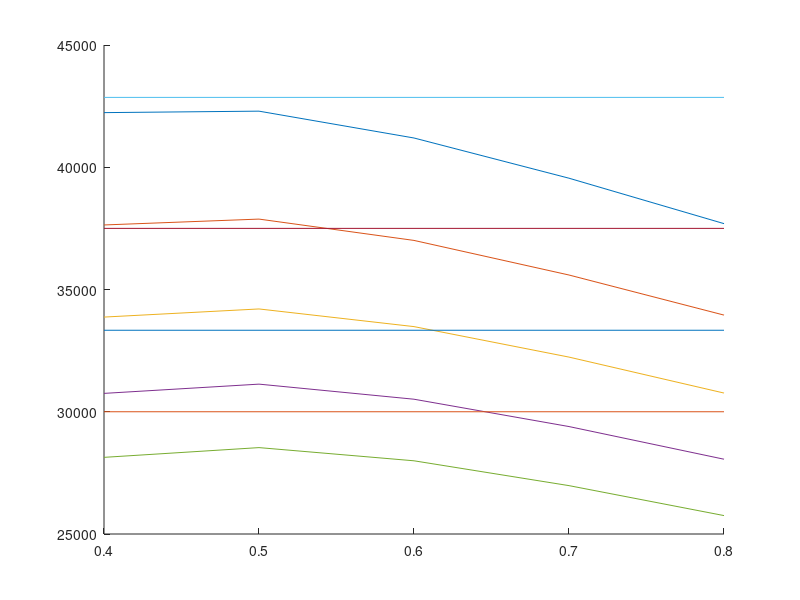

Write MATLAB code to recreate this figure. (Note: this script raises an error after producing the figure.)
clc; clear; close all;
%% Treball de disseny d'un compressor axial per a l'assignatura de sistemes
%propulsios d'aeronaus.
%Introduccio de dades:
g=9.81; %m/s2
TAUc=300000; %J/kg
G=21.38; %kg/s
Pat=1; %kg/cm2
Pat=Pat*g*10000;
Tat=288; %K
gamma=1.4;
Rgas=286.8; %J/kgK
Rreac=0.5;
M=0.8;
Cp=1004; %J/kgK
lambda=0.7;
sigmAl=(39/4)*10^6; %kg/m2
rho=2800; %kg/m2
%Inicialitzacio dels valor comuns de solidesa i coeficient de flux
sigma=[0.4 0.6 0.8 1 1.2];
flux=[0.4 0.5 0.6 0.7 0.8];
N=size(sigma,2);
for i=1:N %Per a les N sigma
    for j=1:N %Per als N coef de flux
        %Calcul betas
        betA(i,j)=atan(1/2*(1.55/(1+1.55*sigma(i))+1/flux(j)));
        betB(i,j)=atan(1/flux(j)-tan(betA(i,j)));
        betM(i,j)=atan(1/(2*flux(j)));
        %Calcul CL, CLi i CD
        a=tan(betM(i,j))*0.018;
        c=tan(betM(i,j))*(0.021*0.02/2.5*sigma(i))-2*sigma(i)*(tan(betA(i,j))-tan(betB(i,j)))*cos(betM(i,j));
        p=[a 1 c];
        root=roots(p);
        CL(i,j)=root(2);
        CD(i,j)=0.021+0.02/2.5*sigma(i)+0.018*CL(i,j)^2;
        CLi(i,j)=2*sigma(i)*(tan(betA(i,j))-tan(betB(i,j)))*cos(betM(i,j));
        %Rendiment per esglao
        ETAesg(i,j)=1-CD(i,j)/CLi(i,j)*(2*flux(j)+1/(2*flux(j)));
        %Velocitat axial. Aquesta velocitat haura d'estar entre 150 i 180
        %m/s
        Vz(i,j)=sqrt((M^2*gamma*Rgas*Tat)/(1/(cos(betA(i,j)))^2+(M^2*gamma*Rgas)/(2*Cp*(cos(betB(i,j)))^2)));
        %Velocitat tangencial. El valor maxim d'aquesta velocitat es 320
        %m/s
        U(i,j)=Vz(i,j)/flux(j);
        %Treball per esglao
        TAUesg(i,j)=U(i,j)*Vz(i,j)*(tan(betA(i,j))-tan(betB(i,j)));
        rire(i,j)=(U(i,j)^2-sigmAl*g/(2*lambda*rho))/(U(i,j)^2+sigmAl*g/(2*lambda*rho)); %OJO unidades
        
        Wa(i,j)=Vz(i,j)/cos(betA(i,j));
        Va(i,j)=sqrt((Vz(i,j)*sin(betA(i,j))/cos(betA(i,j))-U(i,j))^2+Vz(i,j)^2);
        Ta(i,j)=Tat-Va(i,j)^2/(2*Cp);
        Pa(i,j)=Pat/(1+Wa(i,j)^2/(2*Rgas*Ta(i,j)));
        rhoa(i,j)=Pa(i,j)/(Rgas*Ta(i,j));
        re(i,j)=sqrt(G/(pi*(1-rire(i,j)^2)*Vz(i,j)*rhoa(i,j)));
        ri(i,j)=rire(i,j)*re(i,j);
        h(i,j)=re(i,j)-ri(i,j);
        rm(i,j)=(re(i,j)+ri(i,j))/2;
        RPM(i,j)=60*U(i,j)/(2*pi*rm(i,j));        
    end
end

%% Seleccio de parametres
n = [ 7 8 9 10];
TAUstage = TAUc./n;
for ii = 1 : 4
    TAUstagePlot(:,ii) = TAUstage(ii)*ones(N,1);
end

figure();
hold on
plot(flux, TAUesg'); 
plot(flux, TAUstagePlot);
hold off

% Seleccionar flux de tall amb el necessari (mirant el grafic anterior)
FLUX(1) = 0;
FLUX(2) = interpolarPunt( 3.75e4, 3.788e4, 3.701e4, 0.6, 0.5 ); %[Y, Xa, Xb, Yb, Ya]
FLUX(3) = interpolarPunt( 3.333e4, 3.348e4, 3.224e4, 0.7, 0.6 );
FLUX(4) = interpolarPunt( 3e4, 3.051e4, 2.939e4, 0.7, 0.6 );
FLUX(5) = 0;

%Trobar rendiments per cada flux
for ii = 1 : 5
    FLUXplot(:,ii) = FLUX(ii)*ones(N,1);
end
figure()
hold on
plot(flux, ETAesg');
plot(FLUXplot(:,2:end-1), linspace(0.88,0.91,N) );
hold off

% (mirant el grafic anterior)
ETA(1) = 0;
ETA(2) = interpolarPunt( FLUX(2), 0.5, 0.6, 0.9026, 0.9003 );
ETA(3) = interpolarPunt( FLUX(3), 0.6, 0.7, 0.9022, 0.9041 );
ETA(4) = interpolarPunt( FLUX(4), 0.6, 0.7, 0.9013, 0.9036 );
ETA(5) = 0;

%Rendiment total del compressor
    %interpolar CD
figure()
hold on
plot(flux, CD');
plot(FLUXplot(:,2:end-1), linspace(0.025,0.055,N) );
hold off
Cd(1) = 0;
Cd(2) = interpolarPunt( FLUX(2), 0.5, 0.6, 0.03545, 0.03396 );
Cd(3) = interpolarPunt( FLUX(3), 0.6, 0.7, 0.04168, 0.0401 );
Cd(4) = interpolarPunt( FLUX(4), 0.6, 0.7, 0.04618, 0.04427 );

%interpolar CLi
figure()
hold on
plot(flux, CLi');
plot(FLUXplot(:,2:end-1), linspace(0.4,1,N) );
hold off

CLi_n(1) = 0;
CLi_n(2) = interpolarPunt( FLUX(2), 0.5, 0.6, 0.7404, 0.6815 );
CLi_n(3) = interpolarPunt( FLUX(3), 0.6, 0.7, 0.9009, 0.8505 );
CLi_n(4) = interpolarPunt( FLUX(4), 0.6, 0.7, 0.9892, 0.9339 );

%interpolar CL
figure()
hold on
plot(flux, CL');
plot(FLUXplot(:,2:end-1), linspace(0.4,1.1,N) );
hold off

CL_n(1) = 0;
CL_n(2) = interpolarPunt( FLUX(2), 0.5, 0.6, 0.7322, 0.6732 );
CL_n(3) = interpolarPunt( FLUX(3), 0.6, 0.7, 0.8906, 0.8398 );
CL_n(4) = interpolarPunt( FLUX(4), 0.6, 0.7, 0.9769, 0.9211 );

ETA23(1) = 1 - n(2)*Cd(2)/CLi_n(2)*(2*FLUX(2)+1/(2*FLUX(2))); % 8 etapas
ETA23(2) = 1 - n(3)*Cd(3)/CLi_n(3)*(2*FLUX(3)+1/(2*FLUX(3))); % 9 etapas
ETA23(3) = 1 - n(4)*Cd(4)/CLi_n(4)*(2*FLUX(4)+1/(2*FLUX(4))); % 10 etapas


%% Numero d'aleps en primer esglao

% -------------
sigma_e(1) = round((Cd(2)-0.021-0.018*CL_n(2)^2)*2.5/0.02,1);
index_i = find(sigma == sigma_e(1));
index_j = find(flux == round(FLUX(2),1));
h_e(1) = h(index_i,index_j);
r_e(1) = rm(index_i,index_j);
N(1) = alabes(h_e(1),r_e(1),sigma_e(1));
% -------------
sigma_e(2) = round((Cd(3)-0.021-0.018*CL_n(3)^2)*2.5/0.02,1);
index_i = find(sigma == sigma_e(2));
index_j = find(flux == round(FLUX(3),1));
h_e(2) = h(index_i,index_j);
r_e(2) = rm(index_i,index_j);
N(2) = alabes(h_e(2),r_e(2),sigma_e(2));
% -------------
sigma_e(3) = round((Cd(4)-0.021-0.018*CL_n(4)^2)*2.5/0.02,1);
index_i = find(sigma == sigma_e(3));
index_j = find(flux == round(FLUX(4),1));
h_e(3) = h(index_i,index_j);
r_e(3) = rm(index_i,index_j);
N(3) = alabes(h_e(3),r_e(3),sigma_e(3));

N_blades = fix(N);

%% Print surfaces:
% figure;
% surf(sigma,flux,betA);
% figure;
% surf(sigma,flux,betB);
% figure;
% surf(sigma,flux,CL);
% figure;
% surf(sigma,flux,CD);
% figure;
% surf(sigma,flux,ETAesg);
% figure;
% surf(sigma,flux,Vz);
% figure;
% surf(sigma,flux,U);
% figure;
% surf(sigma,flux,TAUesg);
% figure;
% surf(sigma,flux,rire);
% figure;
% surf(sigma,flux,re);
% figure;
% surf(sigma,flux,ri);
% figure;
% surf(sigma,flux,rm);
% figure;
% surf(sigma,flux,h);
% figure;
% surf(sigma,flux,RPM);


